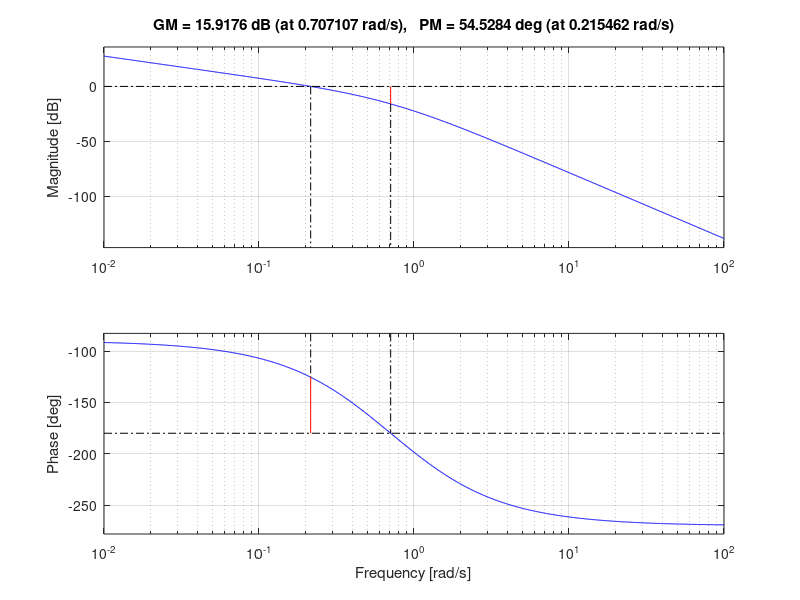
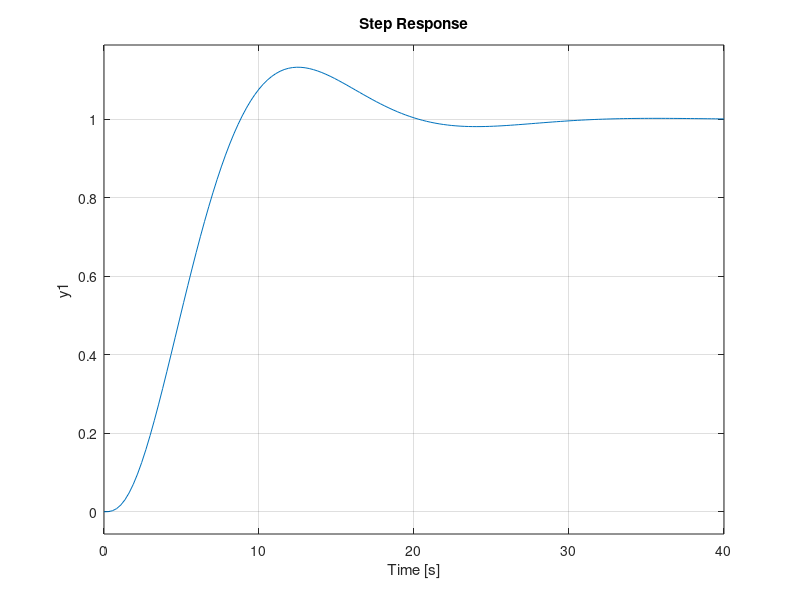

Write MATLAB code to recreate these figures, in order. (Note: this script raises an error after producing the figures.)
clear all
close all
clc

% szakasz
Wp = tf(10, conv(conv([1, 1], [2, 1]), [5, 1]))

% szabalyozo (PI)
Ap = 0.12;
Ti = 5; % mert az 5 a leglassabb fuggveny mert az idoallandoja a legnagybb
Wc = tf( (Ap/Ti) * [Ti, 1], [1, 0] )

% felnyitott kor
Wo = Wc * Wp
%Wo = minreal(Wc * Wp)

% erosites es fazistartalek
figure()
margin(Wo)
[gm, pm, wcg, wcp] = margin(Wo)

% legfeljebb 0.75-re kell allitani az Ap-t hogy oszcillaljon a rendszer =>
% 1-nel mennyi a gm


% zart kor ugrasvalasza
Wry = feedback(Wo, 1, -1)

% ugrasvalasz
figure()
step(Wry)

%zart kor marado hiba, tulloves, 2%os beallasi ido

%marado hiba
e = 1-dcgain(Wry)

info = stepinfo(Wry);
tulloves = info.Overshoot
T2 = info.SettlingTime
pm


% atviteli fv a referencia jel es a beavatkozo jel kozott
% atviteli fv r ----> u
Wru = feedback(Wc, Wp, -1)
figure()
step(Wru) % egysegnyi bemenetre a kontroller milyen kimenetet fog adni

% a beavatkozo jel maximalis erteke kell
infoWru = stepinfo(Wru)
maximalisBeaatkozoJel = infoWru.Peak

% zavarojel (d) es a hibajel (e) kozotti atviteli fv
Wde = -feedback(Wp, Wc, -1)
% egysegugrasnyi zavaras akkor a hibaval ez lesz
figure()
step(Wde)

% egysegugras zavarojel hiba maximumat
infoWde = stepinfo(Wde)
maxHibaJel = infoWde.Peak

